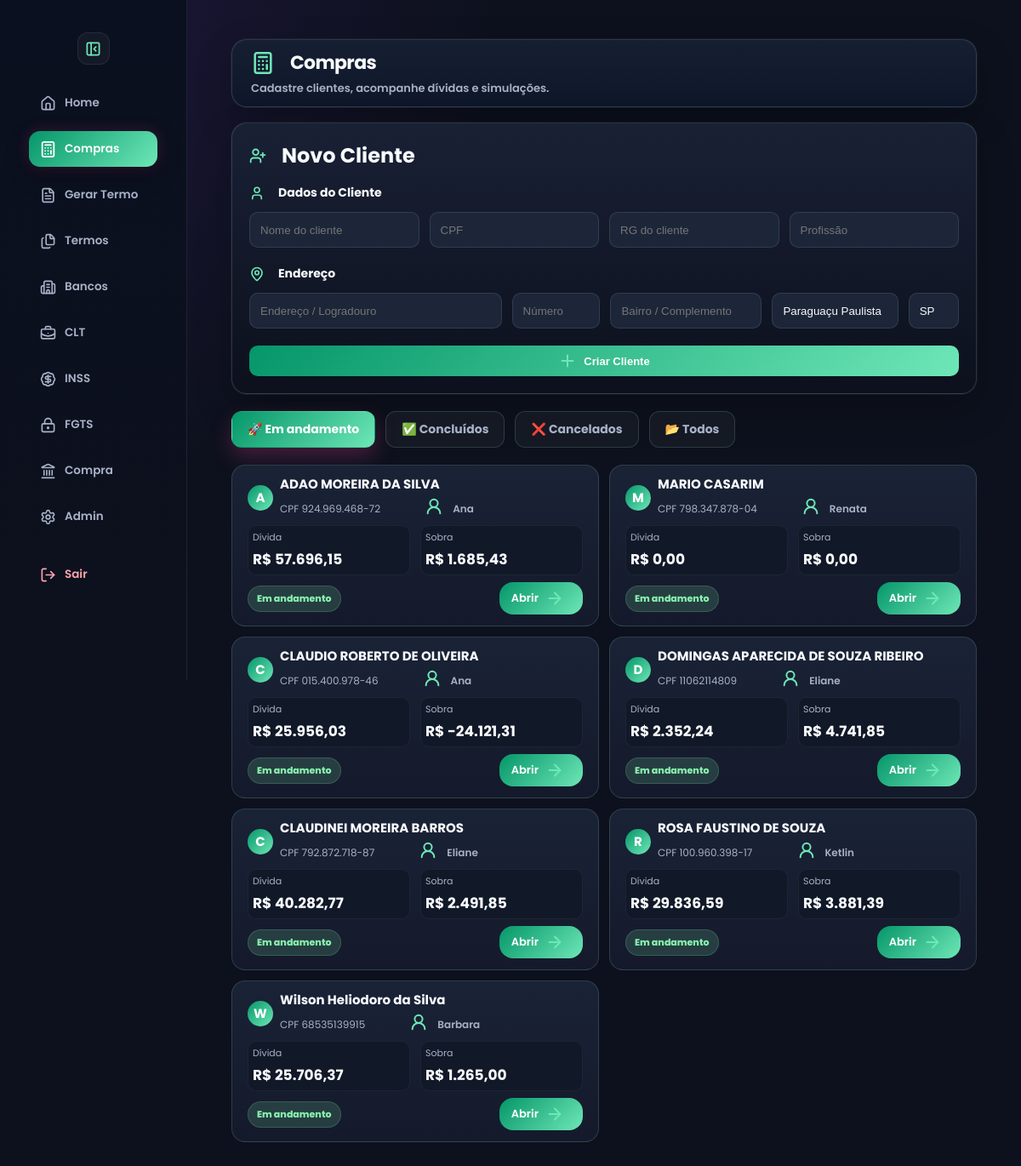
Page /compra-divida/clientes (signed in) on the committed database.
### tables this page shows
CREATE TABLE clientes_compra (
            id INTEGER PRIMARY KEY AUTOINCREMENT,
            usuario_id INTEGER,
            usuario_nome TEXT,

            nome TEXT NOT NULL,
            cpf TEXT,
            telefone TEXT,

            parcela_nova REAL DEFAULT 0,
            coeficiente REAL DEFAULT 0,
            valor_liberado REAL DEFAULT 0,

            status TEXT DEFAULT 'EM ANDAMENTO',
            data_criacao DATETIME DEFAULT CURRENT_TIMESTAMP
        , rg TEXT, profissao TEXT, endereco TEXT, numero TEXT, bairro_complemento TEXT, cidade TEXT DEFAULT 'Paraguaçu Paulista', estado TEXT DEFAULT 'SP');

CREATE TABLE usuarios (
    id INTEGER PRIMARY KEY AUTOINCREMENT,
    usuario TEXT UNIQUE,
    senha TEXT,
    tipo TEXT
, tema TEXT DEFAULT 'rose', cpf TEXT, email TEXT, ativo INTEGER DEFAULT 1, ultimo_login TEXT);

### app.py (the view)
@app.route("/compra-divida/clientes")
def compra_divida_clientes():
    if not verificar_login():
        return redirect("/")
    conn = conectar()
    cursor = conn.cursor()
    status = request.args.get("status", "ativos")
    base_sql = """
    SELECT
        c.*,
        u.usuario AS nome_criador,

        COALESCE((
            SELECT SUM(d.saldo)
            FROM clientes_compra_dividas d
            WHERE d.cliente_id = c.id
        ), 0) AS total_divida,

        COALESCE((
            SELECT s.valor_liberado
            FROM simulacoes_compra s
            WHERE s.cliente_id = c.id
            ORDER BY s.id DESC
            LIMIT 1
        ), 0) AS valor_liberado,

        (
            COALESCE((
                SELECT s.valor_liberado
                FROM simulacoes_compra s
                WHERE s.cliente_id = c.id
                ORDER BY s.id DESC
                LIMIT 1
            ), 0)
            -
            COALESCE((
                SELECT SUM(d.saldo)
                FROM clientes_compra_dividas d
                WHERE d.cliente_id = c.id
            ), 0)
        ) AS sobra

    FROM clientes_compra c

LEFT JOIN usuarios u
ON u.id = c.usuario_id



"""
    where = []
    params = []
    if status == "ativos":
        where.append("""
            c.status IN (
                'EM ANDAMENTO',
                'AGUARDANDO BOLETOS',
                'AGUARDANDO MARGEM',
                'AGUARDANDO RETORNO DA MARGEM'
            )
        """)
    elif status == "concluidos":
        where.append("c.status = 'CONCLUÍDO'")
    elif status == "cancelados":
        where.append("c.status = 'CANCELADO'")
    admin = session.get("tipo", "").lower().strip() in ["master", "adm", "admin"]
    if not admin:
        where.append("c.usuario_id = ?")
        params.append(session["usuario_id"])
    if where:
        base_sql += " WHERE " + " AND ".join(where)
    base_sql += " ORDER BY c.id DESC"
    cursor.execute(base_sql, params)
    clientes = cursor.fetchall()
    for c in clientes:
        print(dict(c))
    conn.close()
    return render_template(
        "compra_divida_clientes.html",
        clientes=clientes,
        tipo=session["tipo"],
        status=status,
        usuario=session["usuario"]
    )

### app.py (called while the page is built)
def tema_usuario():
    if "usuario_id" not in session:
        return "rose"
    conn = conectar()
    cursor = conn.cursor()
    cursor.execute("""
        SELECT tema
        FROM usuarios
        WHERE id = ?
    """, (session["usuario_id"],))
    user = cursor.fetchone()
    conn.close()
    return user["tema"] if user and user["tema"] else "rose"

@app.context_processor
def variaveis_globais():
    return {
        "tema": tema_usuario()
    }

def conectar():
    conn = sqlite3.connect("banco.db")
    conn.row_factory = sqlite3.Row
    return conn

def verificar_login():
    return "usuario" in session

### templates/compra_divida_clientes.html (shortened to what this page needs)
<!DOCTYPE html>
<html lang="pt-br" data-theme="{{ tema }}">
<head>
<link rel="stylesheet" href="{{ url_for('static', filename='style.css') }}">
<link rel="stylesheet" href="{{ url_for('static', filename='design.css') }}">
</head>
<body>
<div class="sidebar" id="sidebar">
    <button class="toggle-btn sidebar-toggle" onclick="toggleSidebar()" title="Recolher menu">
    </button>
<a href="/home" class=>
    <i data-lucide="home"></i>
    <span class="text">Home</span>
</a>
<a href="/compra-divida/clientes"class="active">
    <i data-lucide="calculator"></i>
    <span class="text">Compras</span>
</a>
<a href="/termos">
    <i data-lucide="file-text"></i>
    <span class="text">Gerar Termo</span>
</a>
<a href="/termos/historico">
    <i data-lucide="files"></i>
    <span class="text">Termos</span>
</a>
<a href="/bancos">
    <i data-lucide="building-2"></i>
    <span class="text">Bancos</span>
</a>
<a href="/clt">
    <i data-lucide="briefcase-business"></i>
    <span class="text">CLT</span>
</a>
<a href="/inss">
    <i data-lucide="badge-dollar-sign"></i>
    <span class="text">INSS</span>
</a>
<a href="/fgts">
    <i data-lucide="lock-keyhole"></i>
    <span class="text">FGTS</span>
</a>
<a href="/compra-divida">
    <i data-lucide="landmark"></i>
    <span class="text">Compra</span>
</a>
{% if tipo in ["master", "adm"] %}
<a href="/admin">
    <i data-lucide="settings"></i>
    <span class="text">Admin</span>
</a>
{% endif %}
<a href="/logout">
    <i data-lucide="log-out"></i>
    <span class="text">Sair</span>
</a>
</div>
<div class="conteudo">
<div class="page">
<div class="topo compra-topo">
    <div>
        <h1>
            <i data-lucide="calculator"></i>
            Compras
        </h1>
        <span>Cadastre clientes, acompanhe dívidas e simulações.</span>
    </div>
</div>
  <div class="compra-form-card">
    <h2>
        <i data-lucide="user-plus"></i>
        Novo Cliente
    </h2>
    <form method="POST"
      action="/compra-divida/clientes/criar"
      class="compra-form-dados">
    <div class="compra-form-secao">
        <h3>
            <i data-lucide="user"></i>
            Dados do Cliente
        </h3>
        <div class="compra-form-grid compra-grid-cliente">
            <input
                name="nome"
                placeholder="Nome do cliente"
                required>
            <input
                name="cpf"
                placeholder="CPF">
            <input
                name="rg"
                placeholder="RG do cliente">
            <input
                name="profissao"
                placeholder="Profissão">
        </div>
    </div>
    <div class="compra-form-secao">
        <h3>
            <i data-lucide="map-pin"></i>
            Endereço
        </h3>
        <div class="compra-form-grid compra-grid-endereco">
            <input
                name="endereco"
                placeholder="Endereço / Logradouro">
            <input
                name="numero"
                placeholder="Número">
            <input
                name="bairro_complemento"
                placeholder="Bairro / Complemento">
            <input
                name="cidade"
                value="Paraguaçu Paulista"
                placeholder="Cidade">
            <input
                name="estado"
                value="SP"
                placeholder="Estado"
                maxlength="2">
        </div>
    </div>
    <button class="btn btn-roxo" type="submit">
        <i data-lucide="plus"></i>
        Criar Cliente
    </button>
</form>
</div>
<div class="filtros-compra">
    <a href="/compra-divida/clientes?status=ativos"
       class="filtro-btn {% if status=='ativos' %}active{% endif %}">
        🚀 Em andamento
    </a>
    <a href="/compra-divida/clientes?status=concluidos"
       class="filtro-btn {% if status=='concluidos' %}active{% endif %}">
        ✅ Concluídos
    </a>
    <a href="/compra-divida/clientes?status=cancelados"
       class="filtro-btn {% if status=='cancelados' %}active{% endif %}">
        ❌ Cancelados
    </a>
    <a href="/compra-divida/clientes?status=todos"
       class="filtro-btn {% if status=='todos' %}active{% endif %}">
        📂 Todos
    </a>
</div>
    <div class="clientes-grid">
{% for cliente in clientes %}
<div class="cliente-card">
    <div class="cliente-topo">
        <div class="cliente-avatar">
            {{ cliente.nome[0]|upper }}
        </div>
        <div class="cliente-nome">
            <h3>{{ cliente.nome }}</h3>
            <span>
                CPF {{ cliente.cpf or "Não informado" }}
            </span>
             <span class="cliente-criador">
            <i data-lucide="user-round"></i>
            {{ cliente.nome_criador }}
            </span>
        </div>
    </div>
   <div class="cliente-info">
    <div>
        <small>Dívida</small>
        <strong>
            R$ {{ "{:,.2f}".format(cliente.total_divida or 0).replace(",", "X").replace(".", ",").replace("X", ".") }}
        </strong>
    </div>
    <div>
        <small>Sobra</small>
        <strong>
            R$ {{ "{:,.2f}".format(cliente.sobra or 0).replace(",", "X").replace(".", ",").replace("X", ".") }}
        </strong>
    </div>
</div>
    <div class="cliente-rodape">
        <span class="status-liberada">
            Em andamento
        </span>
       <a
        href="/compra-divida/cliente/{{ cliente.id }}"
        class="btn-cliente">
        Abrir
        <i data-lucide="arrow-right"></i>
    </a>
    </div>
</div>
{% endfor %}
</div>
</div>
</div>
</body>
</html>

### rows in the picture
clientes_compra: nome "A", nome "ADAO MOREIRA DA SILVA", cpf "924.969.468-72", nome_criador "Ana", total_divida "57.696,15", sobra "1.685,43"
clientes_compra: nome "M", nome "MARIO CASARIM", cpf "798.347.878-04", nome_criador "Renata", total_divida "0,00", sobra "0,00"
clientes_compra: nome "C", nome "CLAUDIO ROBERTO DE OLIVEIRA", cpf "015.400.978-46", nome_criador "Ana", total_divida "25.956,03", sobra "-24.121,31"
clientes_compra: nome "D", nome "DOMINGAS APARECIDA DE SOUZA RIBEIRO", cpf "11062114809", nome_criador "Eliane", total_divida "2.352,24", sobra "4.741,85"
clientes_compra: nome "C", nome "CLAUDINEI MOREIRA BARROS", cpf "792.872.718-87", nome_criador "Eliane", total_divida "40.282,77", sobra "2.491,85"
clientes_compra: nome "R", nome "ROSA FAUSTINO DE SOUZA", cpf "100.960.398-17", nome_criador "Ketlin", total_divida "29.836,59", sobra "3.881,39"
clientes_compra: nome "W", nome "Wilson Heliodoro da Silva", cpf "68535139915", nome_criador "Barbara", total_divida "25.706,37", sobra "1.265,00"
